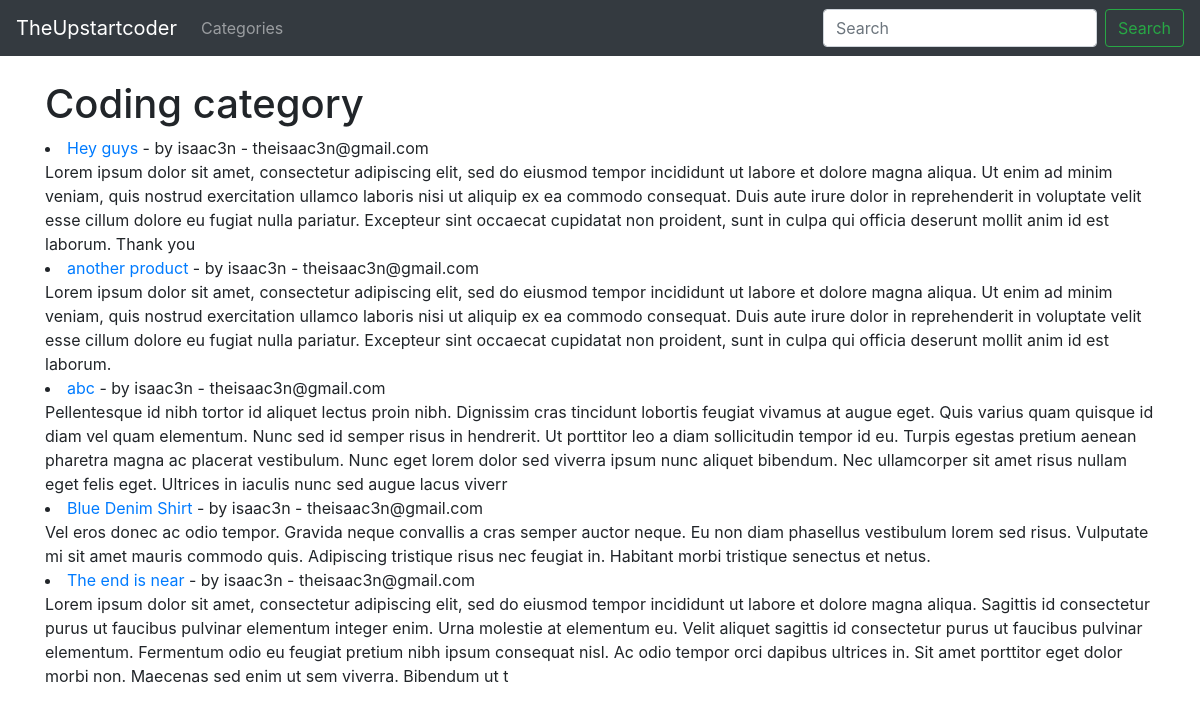
The page /category/coding/ on the database as committed earlier.
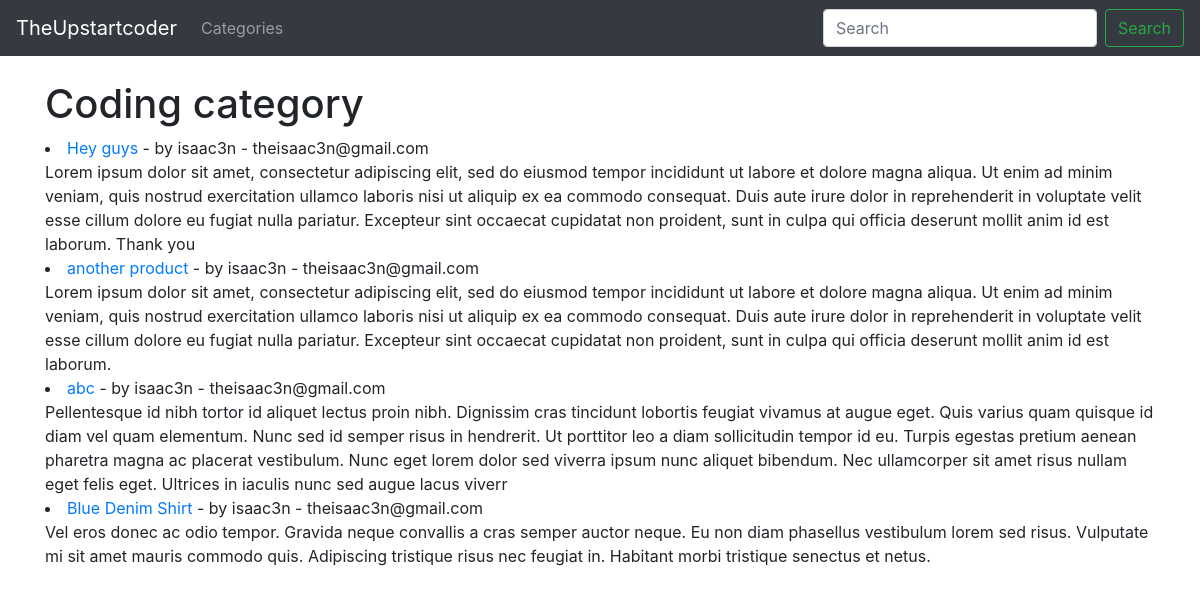
The same page on the database as committed later.
### myblog/models.py (models this page shows, shortened)
class Post(models.Model):
    title = models.CharField(max_length=255)
    title_tag = models.CharField(max_length=25, default='TheUpstartcoder')
    author = models.ForeignKey(User, on_delete=models.CASCADE)
    body = models.TextField()
    pub_date =models.DateField(auto_now_add=True)
    category = models.CharField( max_length=255, default="coding")
    likes = models.ManyToManyField(User, related_name='blog_posts')

### myblog/views.py (the view)
# urls.py: path('category/<str:cats>/', category_view, name='category'),
def category_view(request, cats):
    category_posts = Post.objects.filter(category=cats.replace('-', ' '))
    return render(request, 'categories.html', {'cats': cats.title().replace('-', ' '), 'category_posts': category_posts})

### myblog/templates/categories.html
{% extends 'base.html' %}
{% block content %}
{% if category_posts %}
    <h1>{{ cats }} category</h1>
    {% for post in category_posts %}
        <li><a href="{% url 'articles' post.pk %} "> {{post.title }} </a>- by {{ post.author }} - {{ post.author.email }}<br>
            {{ post.body|slice:':500'|safe }}</li>
    {% endfor %}
{% else %}
    <h2>This page does not exist</h2>
{% endif %}
{% endblock %}

Rows that differ between the two databases and show on the page:
no longer on this page (row edited): Post: title "The end is near", author "isaac3n", author.email "theisaac3n@gmail.com", body "Lorem ipsum dolor sit amet, consectetur adipiscing elit, sed do eiusmod tempor incididunt ut labore et dolore magna aliqua. Sagittis id consectetur purus ut faucibus pulvinar elementum integer enim. Urna molestie at elementum eu. Velit aliquet sagittis id consectetur purus ut faucibus pulvinar elementum. Fermentum odio eu feugiat pretium nibh ipsum consequat nisl. Ac odio tempor orci dapibus ultrices in. Sit amet porttitor eget dolor morbi non. Maecenas sed enim ut sem viverra. Bibendum ut t"
